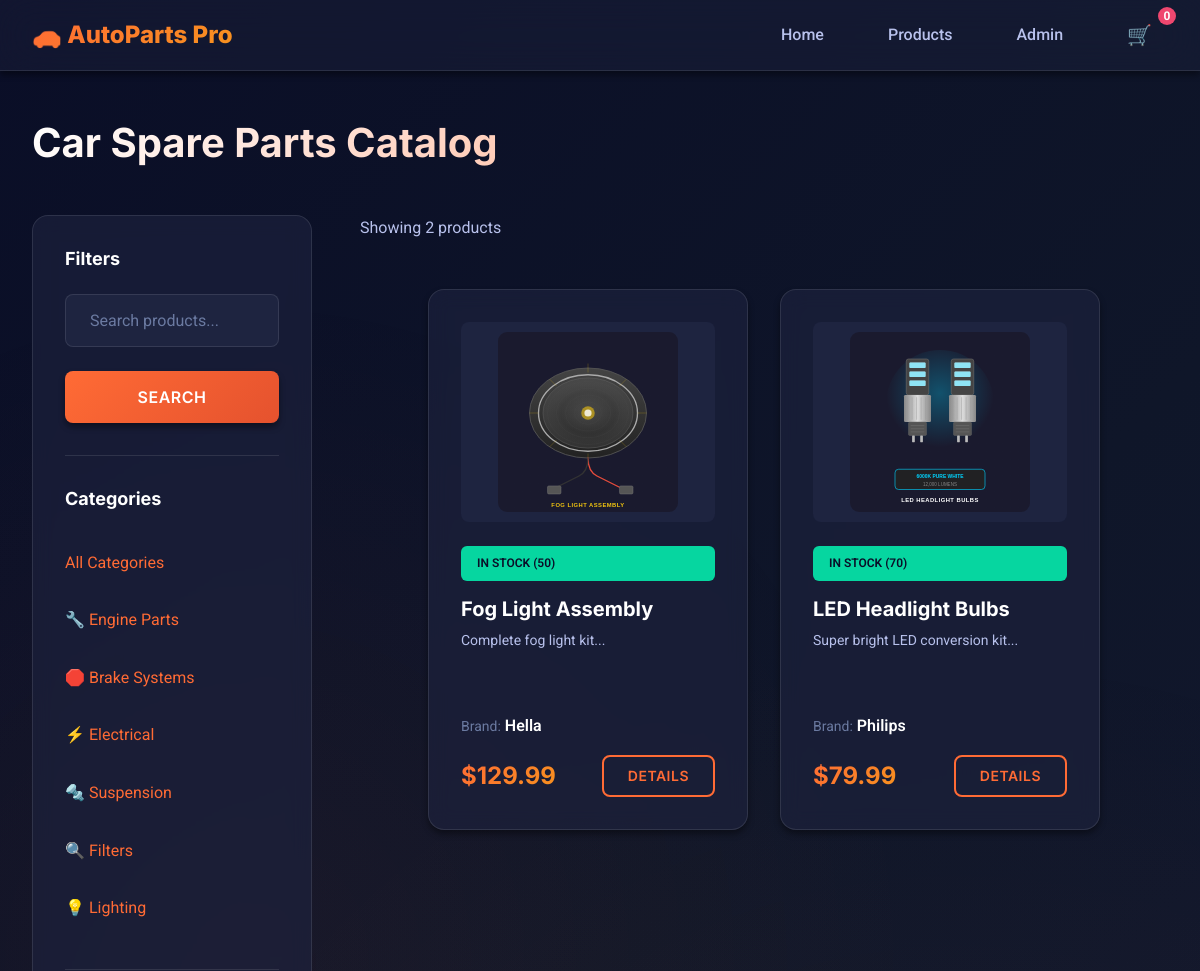
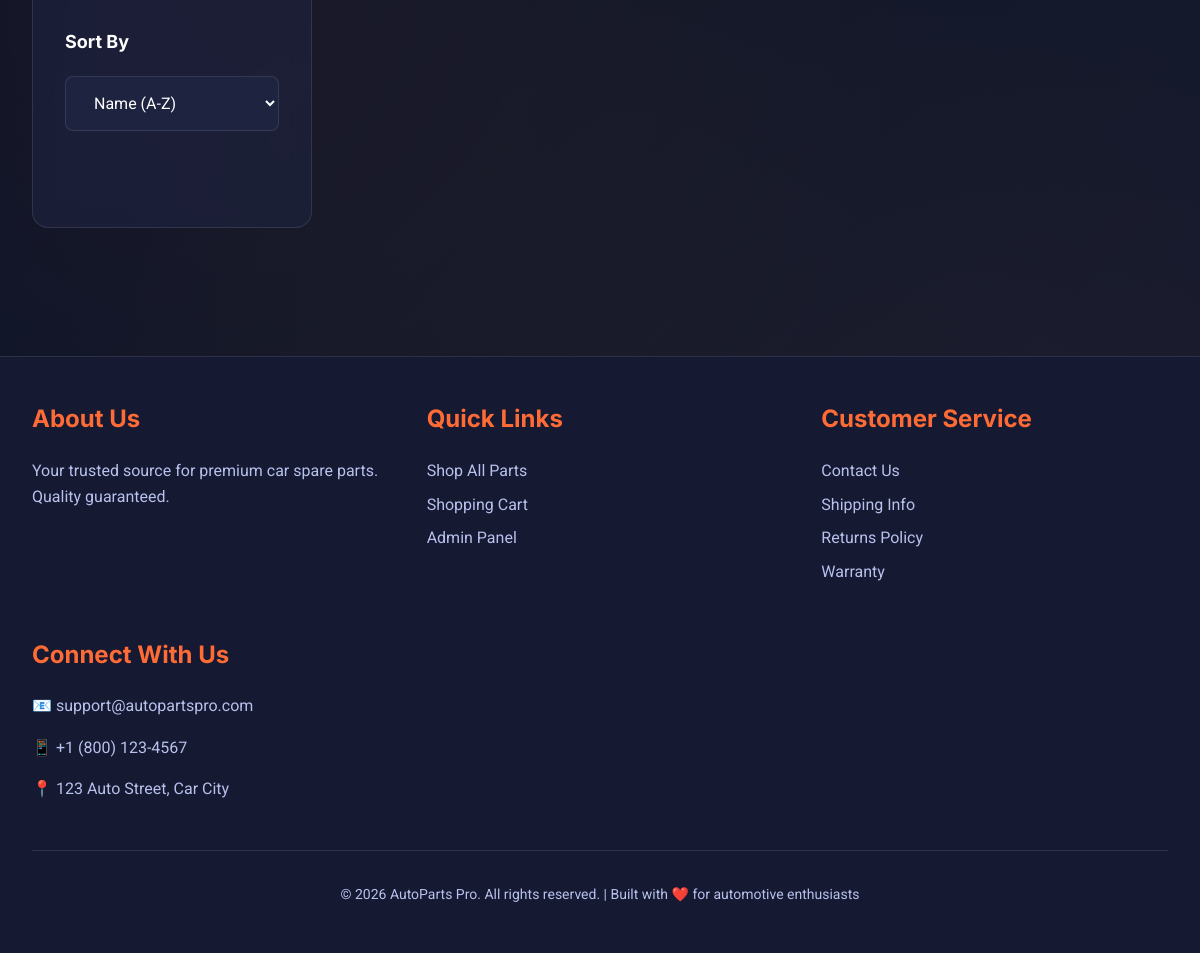
/products?category=6, run on the app's committed database (2 pictures, top to bottom).
### app.py (models this page shows)
class Category(db.Model):
    id = db.Column(db.Integer, primary_key=True)
    name = db.Column(db.String(100), nullable=False)
    description = db.Column(db.Text)
    icon = db.Column(db.String(50))
    products = db.relationship('Product', backref='category', lazy=True)

class Product(db.Model):
    id = db.Column(db.Integer, primary_key=True)
    name = db.Column(db.String(200), nullable=False)
    description = db.Column(db.Text)
    price = db.Column(db.Float, nullable=False)
    stock = db.Column(db.Integer, default=0)
    brand = db.Column(db.String(100))
    part_number = db.Column(db.String(100))
    image_url = db.Column(db.String(500))
    category_id = db.Column(db.Integer, db.ForeignKey('category.id'), nullable=False)
    compatible_cars = db.Column(db.Text)  # Stored as comma-separated values
    specifications = db.Column(db.Text)
    featured = db.Column(db.Boolean, default=False)
    created_at = db.Column(db.DateTime, default=datetime.utcnow)

### app.py (the view)
@app.route('/products')
def products():
    category_id = request.args.get('category', type=int)
    search_query = request.args.get('search', '')
    sort_by = request.args.get('sort', 'name')
    query = Product.query
    if category_id:
        query = query.filter_by(category_id=category_id)
    if search_query:
        query = query.filter(
            (Product.name.contains(search_query)) |
            (Product.description.contains(search_query)) |
            (Product.brand.contains(search_query))
        )
    if sort_by == 'price_asc':
        query = query.order_by(Product.price.asc())
    elif sort_by == 'price_desc':
        query = query.order_by(Product.price.desc())
    elif sort_by == 'name':
        query = query.order_by(Product.name.asc())
    products_list = query.all()
    categories = Category.query.all()
    return render_template('products.html', products=products_list, categories=categories,
                         current_category=category_id, search_query=search_query)

### templates/products.html (shortened to what this page needs)
{% extends 'base.html' %}
{% block content %}
<section style="padding-top: var(--space-xl);">
    <div class="container">
        <h1 class="hero-title" style="font-size: var(--text-4xl); margin-bottom: var(--space-xl);">Car Spare Parts
            Catalog</h1>
        <div style="display: grid; grid-template-columns: 280px 1fr; gap: var(--space-xl);">
            <aside class="filter-sidebar">
                <h3 class="filter-title">Filters</h3>
                <div class="filter-group">
                    <form action="{{ url_for('products') }}" method="get">
                        <div class="form-group">
                            <input type="text" name="search" class="form-control" placeholder="Search products..."
                                value="{{ search_query }}">
                        </div>
                        <button type="submit" class="btn btn-primary" style="width: 100%;">Search</button>
                    </form>
                </div>
                <div class="filter-group">
                    <h4 class="filter-title">Categories</h4>
                    <a href="{{ url_for('products') }}" class="filter-option"
                        style="display: block; padding: var(--space-xs) 0;">
                        <div class="filter-option">
                            All Categories
                        </div>
                    </a>
                    {% for category in categories %}
                    <a href="{{ url_for('products', category=category.id) }}" class="filter-option"
                        style="display: block; padding: var(--space-xs) 0;">
                        <div class="filter-option"
                            style="{% if current_category == category.id %}color: var(--primary);{% endif %}">
                            {{ category.icon }} {{ category.name }}
                        </div>
                    </a>
                    {% endfor %}
                </div>
                <div class="filter-group">
                    <h4 class="filter-title">Sort By</h4>
                    <form action="{{ url_for('products') }}" method="get">
                        <select name="sort" class="form-control" onchange="this.form.submit()">
                            <option value="name">Name (A-Z)</option>
                        </select>
                    </form>
                </div>
            </aside>
            <div>
                <div
                    style="margin-bottom: var(--space-lg); display: flex; justify-content: space-between; align-items: center;">
                    <p style="color: var(--text-secondary);">Showing {{ products|length }} products</p>
                </div>
                {% if products %}
                <div class="grid grid-3">
                    {% for product in products %}
                    <div class="card fade-in">
                        <div
                            style="background: var(--bg-tertiary); height: 200px; border-radius: var(--radius-md); display: flex; align-items: center; justify-content: center; margin-bottom: var(--space-md); overflow: hidden;">
                            <img src="{{ product.image_url or '/static/images/products/oil-filter.svg' }}"
                                alt="{{ product.name }}"
                                style="max-height: 100%; max-width: 100%; object-fit: contain; padding: 10px;">
                        </div>
                        {% if product.stock > 0 %}
                        <span class="badge badge-success">In Stock ({{ product.stock }})</span>
                        {% else %}
                        <span class="badge badge-danger">Out of Stock</span>
                        {% endif %}
                        <h3 class="card-title">{{ product.name }}</h3>
                        <p class="card-text" style="min-height: 60px;">{{ product.description[:100] }}...</p>
                        <div style="margin-bottom: var(--space-sm);">
                            <span style="font-size: var(--text-sm); color: var(--text-muted);">Brand:</span>
                            <span style="font-weight: 600;">{{ product.brand }}</span>
                        </div>
                        <div class="flex-between" style="margin-top: auto;">
                            <span class="card-price">${{ "%.2f"|format(product.price) }}</span>
                            <a href="{{ url_for('product_detail', product_id=product.id) }}"
                                class="btn btn-outline btn-sm">Details</a>
                        </div>
                    </div>
                    {% endfor %}
                </div>
                {% endif %}
            </div>
        </div>
    </div>
</section>
{% endblock %}

### data on the page
Category: icon "🔧", name "Engine Parts"
Category: icon "🛑", name "Brake Systems"
Category: icon "⚡", name "Electrical"
Category: icon "🔩", name "Suspension"
Category: icon "🔍", name "Filters"
Category: icon "💡", name "Lighting"
Product: image_url (picture), stock "50", name "Fog Light Assembly", description "Complete fog light kit", brand "Hella", price "129.99"
Product: image_url (picture), stock "70", name "LED Headlight Bulbs", description "Super bright LED conversion kit", brand "Philips", price "79.99"

### other printed values
{{ products|length }} "2"
